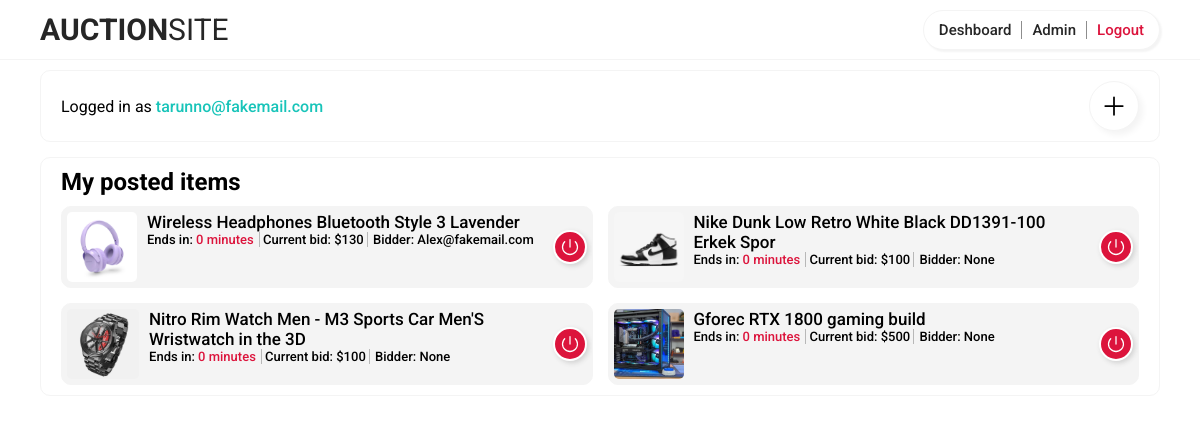
The page /user/deshboard/1 (signed in) on the database as committed earlier.
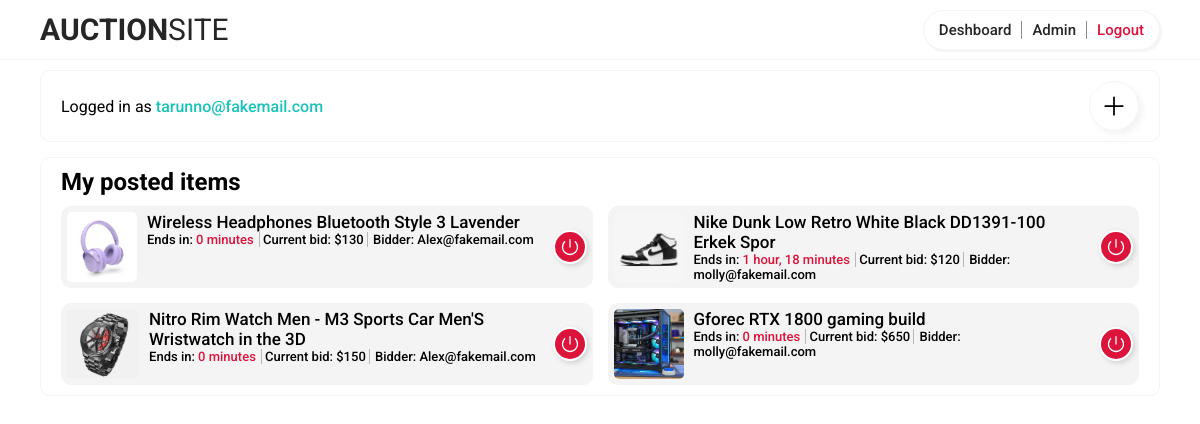
The same page on the database as committed later.
### app/models.py (models this page shows, shortened)
class Item(models.Model):
  owner = models.ForeignKey(User, on_delete=models.CASCADE, null=True, blank=True)
  name = models.CharField(max_length=255)
  description = models.CharField(max_length=1000, null=True)
  photo = models.ImageField(upload_to='item/', null=True)
  created_at = models.DateTimeField(default=timezone.now, blank=True)
  end_at = models.DateTimeField(default=timezone.now, null=True, blank=True)
  bid = models.IntegerField(default=0)
  last_bidder = models.ForeignKey(User, on_delete=models.SET_NULL, null=True, blank=True, related_name='bidder')

### user/models.py (models this page shows, shortened)
class User(AbstractBaseUser):
    email = models.EmailField(max_length=255, unique=True)
    username = models.CharField(max_length=255, null=True)
    is_active = models.BooleanField(default=True)
    is_admin = models.BooleanField(default=False)
    objects = MyUserManager()
    USERNAME_FIELD = 'email'
    REQUIRED_FIELDS = ['username']
    def __str__(self):
        return self.email

### user/views.py (the view)
# urls.py: path('deshboard/<int:id>', views.deshboard, name='deshboard'),
@login_required
def deshboard(request, id):
    items = Item.objects.filter(owner=int(request.user.id))
    context = {
        'title': 'Deshboard',
        'items': items
    }
    return render(request, 'user/deshboard.html', context)

### user/templates/user/deshboard.html (shortened to what this page needs)
{% extends 'app/base.html' %}
{% load static %}
{% block content %}
<link rel="stylesheet" href="{% static 'css/deshboard.css' %}">
<div class="deshboard">
	<div class="user-info">
		<p>Logged in as <span class="highlight"> {{user.email}} </span></p>
		<div class="add-auction">
			<svg xmlns="http://www.w3.org/2000/svg" viewBox="0 0 24 24" fill="currentColor" class="w-10 h-10">
				<path fill-rule="evenodd" d="M12 3.75a.75.75 0 01.75.75v6.75h6.75a.75.75 0 010 1.5h-6.75v6.75a.75.75 0 01-1.5 0v-6.75H4.5a.75.75 0 010-1.5h6.75V4.5a.75.75 0 01.75-.75z" clip-rule="evenodd" />
			</svg>
		</div>
	</div>
	<div class="my-posted-item">
		<h2>My posted items</h2>
		<div class="posted-items">
			{% for item in items %}
				<div class="posted-item">
					<div class="item-container">
						<img src="../../../{{item.photo}}" alt="item">
						<div>
							<h3>{{item.name}}</h3>
							<p class="ends-in">
								Ends in: <span style="color:crimson; padding-right: 5px; border-right: 1px solid #b8b8b8;"> {{item.end_at|timeuntil}}</span>
								Current bid: ${{item.bid}}
								<span  style="padding-left: 5px; border-left: 1px solid #b8b8b8;">Bidder: {{item.last_bidder}}</span>
							</p>
						</div>
					</div>
					<button id="{{item.id}}">
					</button>
				</div>
			{% endfor %}
		</div>
	</div>
</div>
{% endblock content %}

Rows that differ between the two databases and show on the page:
changed Item "Nike Dunk Low Retro White Black DD1391-100 Erkek Spor": end_at "0 minutes" → "1 hour, 18 minutes"; bid "100" → "120"; last_bidder "None" → "molly@fakemail.com"
changed Item "Nitro Rim Watch Men - M3 Sports Car Men'S Wristwatch in the 3D": bid "100" → "150"; last_bidder "None" → "Alex@fakemail.com"
changed Item "Gforec RTX 1800 gaming build": bid "500" → "650"; last_bidder "None" → "molly@fakemail.com"
